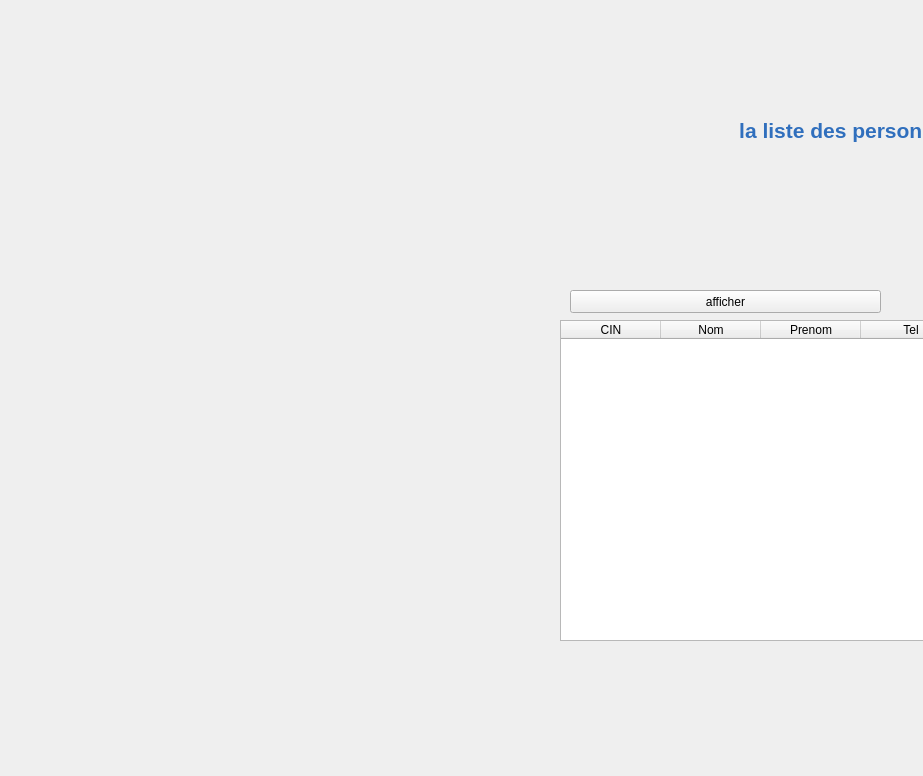
<?xml version="1.0" encoding="UTF-8"?>
<ui version="4.0">
 <class>w12</class>
 <widget class="QWidget" name="w12">
  <property name="geometry">
   <rect>
    <x>0</x>
    <y>0</y>
    <width>923</width>
    <height>776</height>
   </rect>
  </property>
  <property name="windowTitle">
   <string>Form</string>
  </property>
  <property name="styleSheet">
   <string notr="true">#w12{
	border-image: url(im31.png) 0 0 0 0 stretch stretch;
}</string>
  </property>
  <widget class="QTableWidget" name="tabl">
   <property name="geometry">
    <rect>
     <x>560</x>
     <y>320</y>
     <width>911</width>
     <height>321</height>
    </rect>
   </property>
   <column>
    <property name="text">
     <string>CIN</string>
    </property>
   </column>
   <column>
    <property name="text">
     <string>Nom</string>
    </property>
   </column>
   <column>
    <property name="text">
     <string>Prenom</string>
    </property>
   </column>
   <column>
    <property name="text">
     <string>Tel</string>
    </property>
   </column>
   <column>
    <property name="text">
     <string>Nat</string>
    </property>
   </column>
   <column>
    <property name="text">
     <string>date Infection</string>
    </property>
   </column>
   <column>
    <property name="text">
     <string>Jour Q</string>
    </property>
   </column>
  </widget>
  <widget class="QLabel" name="label">
   <property name="geometry">
    <rect>
     <x>610</x>
     <y>100</y>
     <width>621</width>
     <height>61</height>
    </rect>
   </property>
   <property name="text">
    <string>&lt;html&gt;&lt;head/&gt;&lt;body&gt;&lt;p align=&quot;center&quot;&gt;&lt;span style=&quot; font-size:16pt; font-weight:600; color:#306fbd;&quot;&gt;la liste des personnes en quarantine&lt;/span&gt;&lt;/p&gt;&lt;/body&gt;&lt;/html&gt;</string>
   </property>
  </widget>
  <widget class="QPushButton" name="affiche">
   <property name="geometry">
    <rect>
     <x>570</x>
     <y>290</y>
     <width>311</width>
     <height>23</height>
    </rect>
   </property>
   <property name="text">
    <string>afficher</string>
   </property>
  </widget>
 </widget>
 <resources/>
 <connections/>
</ui>
